Frame 1 (no input): blank canvas, image omitted
Frame 60 (no input): blank canvas, image omitted
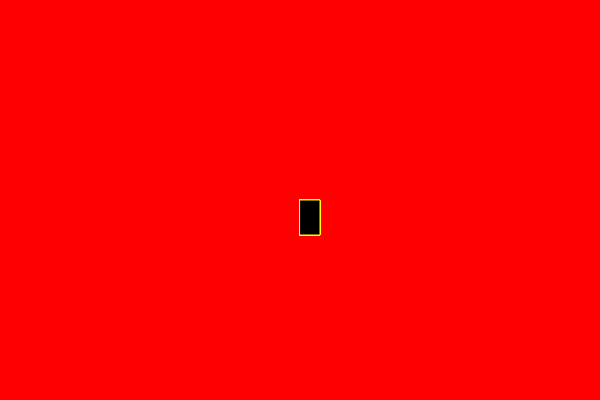
Frame 120 (the mouse pressed at the canvas centre since frame 60)

The p5.js sketch whose frames 1 and 60 were blank and that drew this single picture after the mouse press (run headless with seeded random() and noise() and a simulated clock; from frame 60 on, the mouse is pressed at the canvas centre):

// p5.js sketch
// ── sketch.js
function setup() {
    createCanvas(600, 400);background("red");
  }
  
  function draw() {
  stroke("yellow")  
  fill("black")  
   
    //console.log(mouseIsPressed)  
   if(mouseIsPressed) {
        rect(mouseX, mouseY, 20, 35)
    } 
  }
